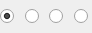
<?xml version="1.0" encoding="UTF-8"?>
<ui version="4.0">
 <class>IActionSelect</class>
 <widget class="QWidget" name="IActionSelect">
  <property name="geometry">
   <rect>
    <x>0</x>
    <y>0</y>
    <width>92</width>
    <height>33</height>
   </rect>
  </property>
  <property name="windowTitle">
   <string>Form</string>
  </property>
  <layout class="QHBoxLayout" name="horizontalLayout">
   <property name="leftMargin">
    <number>0</number>
   </property>
   <property name="topMargin">
    <number>0</number>
   </property>
   <property name="rightMargin">
    <number>0</number>
   </property>
   <property name="bottomMargin">
    <number>0</number>
   </property>
   <item>
    <widget class="QRadioButton" name="radioButton1">
     <property name="text">
      <string/>
     </property>
     <property name="checked">
      <bool>true</bool>
     </property>
    </widget>
   </item>
   <item>
    <widget class="QRadioButton" name="radioButton2">
     <property name="text">
      <string/>
     </property>
    </widget>
   </item>
   <item>
    <widget class="QRadioButton" name="radioButton3">
     <property name="text">
      <string/>
     </property>
    </widget>
   </item>
   <item>
    <widget class="QRadioButton" name="radioButton4">
     <property name="text">
      <string/>
     </property>
    </widget>
   </item>
  </layout>
 </widget>
 <resources/>
 <connections/>
</ui>
